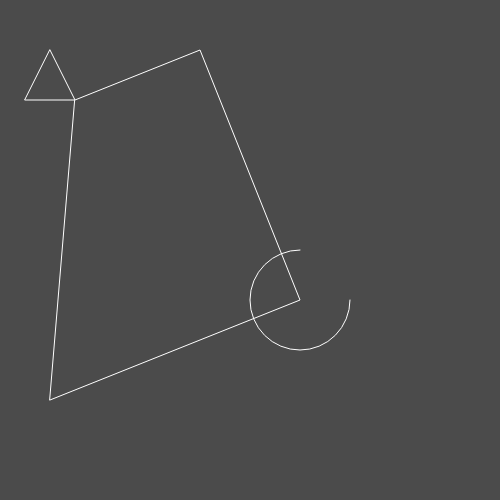
Frame 1 (no input)
Frame 60 (no input): identical to frame 1, image omitted
Frame 120 (the mouse pressed at the canvas centre since frame 60): identical to frame 1, image omitted

The p5.js sketch that drew this single still picture (run headless with seeded random() and noise() and a simulated clock; from frame 60 on, the mouse is pressed at the canvas centre):

// p5.js sketch
// ── sketch.js
function setup() {
  createCanvas (500, 500);
}

function draw() {
  background (75);
  noFill ();
  stroke (255);
  triangle (50, 50, 75, 100, 25, 100);
  quad (75, 100, 200, 50, 300, 300, 50, 400);
  arc (300, 300, 100, 100, 0, PI+HALF_PI, OPEN);
}
